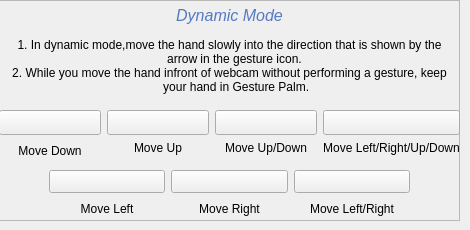
                  <widget class="QWidget" name="page_7">
                   <widget class="QFrame" name="frame_27">
                    <property name="geometry">
                     <rect>
                      <x>-1</x>
                      <y>0</y>
                      <width>461</width>
                      <height>221</height>
                     </rect>
                    </property>
                    <property name="frameShape">
                     <enum>QFrame::StyledPanel</enum>
                    </property>
                    <property name="frameShadow">
                     <enum>QFrame::Raised</enum>
                    </property>
                    <widget class="QLabel" name="label_52">
                     <property name="geometry">
                      <rect>
                       <x>10</x>
                       <y>25</y>
                       <width>441</width>
                       <height>81</height>
                      </rect>
                     </property>
                     <property name="text">
                      <string>1. In dynamic mode,move the hand slowly into the direction that is shown by the 
   arrow in the gesture icon.
2. While you move the hand infront of webcam without performing a gesture, keep
    your hand in Gesture Palm.</string>
                     </property>
                     <property name="alignment">
                      <set>Qt::AlignCenter</set>
                     </property>
                    </widget>
                    <widget class="QLabel" name="label_77">
                     <property name="geometry">
                      <rect>
                       <x>0</x>
                       <y>0</y>
                       <width>461</width>
                       <height>31</height>
                      </rect>
                     </property>
                     <property name="font">
                      <font>
                       <pointsize>12</pointsize>
                       <italic>true</italic>
                       <bold>false</bold>
                      </font>
                     </property>
                     <property name="styleSheet">
                      <string notr="true">color:#5479C4;</string>
                     </property>
                     <property name="text">
                      <string>Dynamic Mode</string>
                     </property>
                     <property name="alignment">
                      <set>Qt::AlignCenter</set>
                     </property>
                    </widget>
                    <widget class="QWidget" name="layoutWidget">
                     <property name="geometry">
                      <rect>
                       <x>50</x>
                       <y>170</y>
                       <width>361</width>
                       <height>49</height>
                      </rect>
                     </property>
                     <layout class="QGridLayout" name="gridLayout_6">
                      <item row="0" column="0">
                       <widget class="QPushButton" name="pushButton_61">
                        <property name="maximumSize">
                         <size>
                          <width>16777215</width>
                          <height>25</height>
                         </size>
                        </property>
                        <property name="text">
                         <string/>
                        </property>
                        <property name="icon">
                         <iconset resource="Resources.qrc">
                          <normaloff>:/images/Icons2/images/left.png</normaloff>:/images/Icons2/images/left.png</iconset>
                        </property>
                        <property name="iconSize">
                         <size>
                          <width>25</width>
                          <height>25</height>
                         </size>
                        </property>
                       </widget>
                      </item>
                      <item row="0" column="1">
                       <widget class="QPushButton" name="pushButton_62">
                        <property name="maximumSize">
                         <size>
                          <width>16777215</width>
                          <height>25</height>
                         </size>
                        </property>
                        <property name="text">
                         <string/>
                        </property>
                        <property name="icon">
                         <iconset resource="Resources.qrc">
                          <normaloff>:/images/Icons2/images/right.png</normaloff>:/images/Icons2/images/right.png</iconset>
                        </property>
                        <property name="iconSize">
                         <size>
                          <width>25</width>
                          <height>25</height>
                         </size>
                        </property>
                       </widget>
                      </item>
                      <item row="0" column="2">
                       <widget class="QPushButton" name="pushButton_63">
                        <property name="maximumSize">
                         <size>
                          <width>16777215</width>
                          <height>25</height>
                         </size>
                        </property>
                        <property name="text">
                         <string/>
                        </property>
                        <property name="icon">
                         <iconset resource="Resources.qrc">
                          <normaloff>:/images/Icons2/images/horizontal.png</normaloff>:/images/Icons2/images/horizontal.png</iconset>
                        </property>
                        <property name="iconSize">
                         <size>
                          <width>30</width>
                          <height>25</height>
                         </size>
                        </property>
                       </widget>
                      </item>
                      <item row="1" column="0">
                       <widget class="QLabel" name="label_82">
                        <property name="maximumSize">
                         <size>
                          <width>16777215</width>
                          <height>20</height>
                         </size>
                        </property>
                        <property name="text">
                         <string>Move Left</string>
                        </property>
                        <property name="alignment">
                         <set>Qt::AlignCenter</set>
                        </property>
                       </widget>
                      </item>
                      <item row="1" column="1">
                       <widget class="QLabel" name="label_83">
                        <property name="maximumSize">
                         <size>
                          <width>16777215</width>
                          <height>20</height>
                         </size>
                        </property>
                        <property name="text">
                         <string>Move Right</string>
                        </property>
                        <property name="alignment">
                         <set>Qt::AlignCenter</set>
                        </property>
                       </widget>
                      </item>
                      <item row="1" column="2">
                       <widget class="QLabel" name="label_84">
                        <property name="maximumSize">
                         <size>
                          <width>16777215</width>
                          <height>20</height>
                         </size>
                        </property>
                        <property name="text">
                         <string>Move Left/Right</string>
                        </property>
                        <property name="alignment">
                         <set>Qt::AlignCenter</set>
                        </property>
                       </widget>
                      </item>
                     </layout>
                    </widget>
                    <widget class="QWidget" name="layoutWidget">
                     <property name="geometry">
                      <rect>
                       <x>0</x>
                       <y>110</y>
                       <width>461</width>
                       <height>51</height>
                      </rect>
                     </property>
                     <layout class="QGridLayout" name="gridLayout_7">
                      <item row="0" column="0">
                       <widget class="QPushButton" name="pushButton_67">
                        <property name="maximumSize">
                         <size>
                          <width>16777215</width>
                          <height>25</height>
                         </size>
                        </property>
                        <property name="text">
                         <string/>
                        </property>
                        <property name="icon">
                         <iconset resource="Resources.qrc">
                          <normaloff>:/images/Icons2/images/down.png</normaloff>:/images/Icons2/images/down.png</iconset>
                        </property>
                        <property name="iconSize">
                         <size>
                          <width>30</width>
                          <height>25</height>
                         </size>
                        </property>
                       </widget>
                      </item>
                      <item row="0" column="1">
                       <widget class="QPushButton" name="pushButton_68">
                        <property name="maximumSize">
                         <size>
                          <width>16777215</width>
                          <height>25</height>
                         </size>
                        </property>
                        <property name="text">
                         <string/>
                        </property>
                        <property name="icon">
                         <iconset resource="Resources.qrc">
                          <normaloff>:/images/Icons2/images/up.png</normaloff>:/images/Icons2/images/up.png</iconset>
                        </property>
                        <property name="iconSize">
                         <size>
                          <width>30</width>
                          <height>25</height>
                         </size>
                        </property>
                       </widget>
                      </item>
                      <item row="0" column="2">
                       <widget class="QPushButton" name="pushButton_69">
                        <property name="maximumSize">
                         <size>
                          <width>16777215</width>
                          <height>25</height>
                         </size>
                        </property>
                        <property name="text">
                         <string/>
                        </property>
                        <property name="icon">
                         <iconset resource="Resources.qrc">
                          <normaloff>:/images/Icons2/images/vertical.png</normaloff>:/images/Icons2/images/vertical.png</iconset>
                        </property>
                        <property name="iconSize">
                         <size>
                          <width>30</width>
                          <height>25</height>
                         </size>
                        </property>
                       </widget>
                      </item>
                      <item row="0" column="3">
                       <widget class="QPushButton" name="pushButton_70">
                        <property name="maximumSize">
                         <size>
                          <width>16777215</width>
                          <height>25</height>
                         </size>
                        </property>
                        <property name="text">
                         <string/>
                        </property>
                        <property name="icon">
                         <iconset resource="Resources.qrc">
                          <normaloff>:/images/Icons2/images/all.png</normaloff>:/images/Icons2/images/all.png</iconset>
                        </property>
                        <property name="iconSize">
                         <size>
                          <width>30</width>
                          <height>25</height>
                         </size>
                        </property>
                       </widget>
                      </item>
                      <item row="1" column="0">
                       <widget class="QLabel" name="label_85">
                        <property name="maximumSize">
                         <size>
                          <width>16777215</width>
                          <height>20</height>
                         </size>
                        </property>
                        <property name="text">
                         <string>Move Down</string>
                        </property>
                        <property name="alignment">
                         <set>Qt::AlignCenter</set>
                        </property>
                       </widget>
                      </item>
                      <item row="1" column="1">
                       <widget class="QLabel" name="label_86">
                        <property name="maximumSize">
                         <size>
                          <width>16777215</width>
                          <height>20</height>
                         </size>
                        </property>
                        <property name="text">
                         <string>Move Up</string>
                        </property>
                        <property name="alignment">
                         <set>Qt::AlignHCenter|Qt::AlignTop</set>
                        </property>
                       </widget>
                      </item>
                      <item row="1" column="2">
                       <widget class="QLabel" name="label_87">
                        <property name="maximumSize">
                         <size>
                          <width>16777215</width>
                          <height>20</height>
                         </size>
                        </property>
                        <property name="text">
                         <string>Move Up/Down</string>
                        </property>
                        <property name="alignment">
                         <set>Qt::AlignHCenter|Qt::AlignTop</set>
                        </property>
                       </widget>
                      </item>
                      <item row="1" column="3">
                       <widget class="QLabel" name="label_88">
                        <property name="maximumSize">
                         <size>
                          <width>16777215</width>
                          <height>20</height>
                         </size>
                        </property>
                        <property name="text">
                         <string>Move Left/Right/Up/Down</string>
                        </property>
                        <property name="alignment">
                         <set>Qt::AlignHCenter|Qt::AlignTop</set>
                        </property>
                       </widget>
                      </item>
                     </layout>
                    </widget>
                   </widget>
                  </widget>
